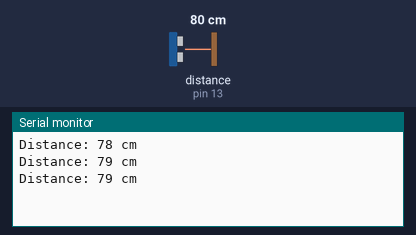
A sketch run on a simulated Arduino Uno, built with avr-gcc and run on an emulated ATmega328P. Shown: the last lines printed to the serial monitor. Wiring (inferred from the names in the program): ultrasonic range finder: trigger pin 12; echo pin 13. The test bench sets the inputs (shaded band); at power-on: distance to the obstacle (sensor on pin 13) 80 cm. The echo pulse lasts 58.3 µs per cm.

Above: at 1.8 s.
1.9 s: distance to the obstacle (sensor on pin 13) set to 2 cm
At 2.4 s:
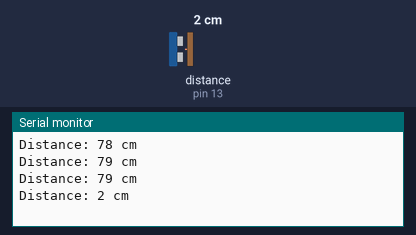
3.4 s: distance to the obstacle (sensor on pin 13) set to 4 cm
At 3.9 s:
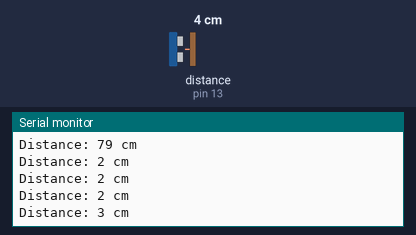
Timing chart, 0 to 6.4 s (numbered marks = the images above; inputs shaded):
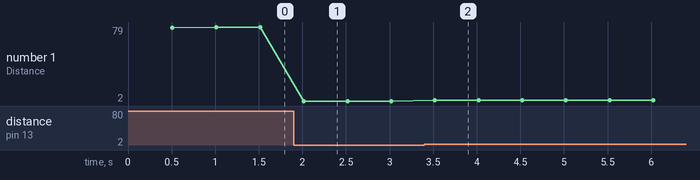

Measured:
- after the input at 1.9 s, the serial monitor: prints a new line after 0.12 s (image 1)
- after the input at 3.4 s, the serial monitor: prints a new line after 0.12 s (image 2)
- plotted number 1: 79 → 2 after the input at 1.9 s, 2 → 3 after the input at 3.4 s

The sketch:

Ultrasonic.ino
```cpp
/* Ultrasonic Sensor HC-SR04 */

/* Set pins for Ultrasonic sensor */
#define ultra_trig 12
#define ultra_echo 13

/* Global variables for Ultrasonic sensor */
long ultra_duration;
int ultra_distance;

/* Set up */
void setup() {
  /* Ultrasonic*/
  pinMode(ultra_trig, OUTPUT);  // set ultra_trig pin as output
  pinMode(ultra_echo, INPUT);   // set ulstra_echo pin as input

  Serial.begin(9600); // Start the serial communication
}

/* Ultrasonic's function - use in loop()*/
void ultrasonic(void)
{
  // Reset ultra_trig pin
  digitalWrite(ultra_trig, LOW);
  delayMicroseconds(5);

  // Set ultra_trig pin HIGH 10 us
  digitalWrite(ultra_trig, HIGH);
  delayMicroseconds(10);
  digitalWrite(ultra_trig, LOW);

  /*
   * Read ultro_echo pin (pulseIn() returns the length of the pulse in micro sec)
   * the length of the pulse = time the ultrasonic travel from the sensor
   * to a object and come back to the sensor
   */
  ultra_duration = pulseIn(ultra_echo, HIGH);
  /* constrain the input, HC-SR04 range = 2cm-400cm = ~120 - 23530*/
  ultra_duration = constrain(ultra_duration,120,23530);

  /*
   *  Convert the length of the pulse to distance (cm)
   *  Speed of sound = 340m/s = 0.00034m/us = 0.034cm/us
   *  ultra_distance = (ultra_duration/2) * 0.034
  */
  ultra_distance= ultra_duration*0.034/2;

  // Display distance on Serial Monitor
  Serial.print("Distance: ");
  Serial.print(ultra_distance);
  Serial.println(" cm");
  }

/* Loop */
void loop()
{
  delay(500); // check and print the distance every 0.5 second
  ultrasonic();
}
```
